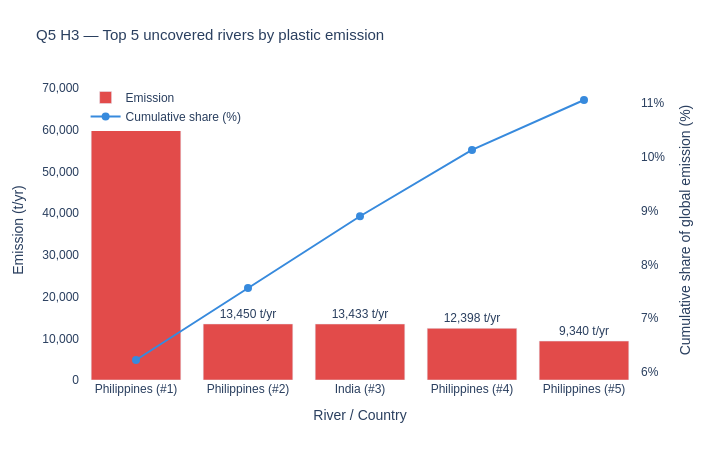
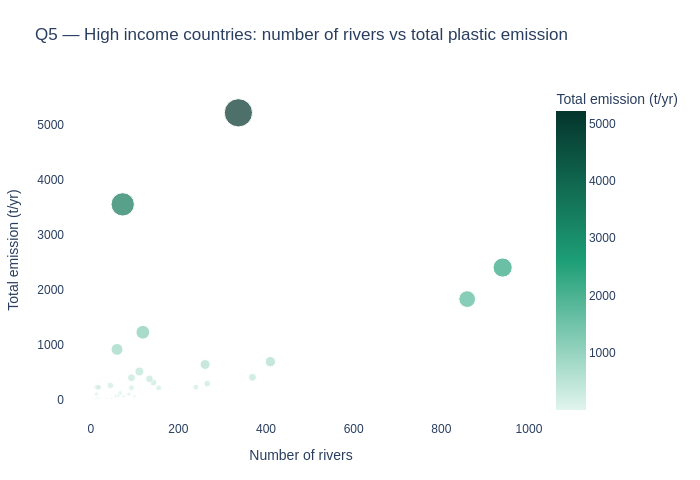

Notebook source saved alongside these figures, in order:
### Code cell
plot_interceptor_map(rivers, interceptors_df).show()
plot_cluster_map(rivers).show()
plot_top5_uncovered(top5, rivers).show()
plot_high_income_bubble(rivers).show()

### Figure 1 — Plotly figure (JSON) as saved in the notebook; plotly's stock layout.template omitted (floating-point values rounded to 4 significant figures)
{"data": [{"marker": {"color": "#E24B4A"}, "name": "Emission", "text": ["62,592 t/yr", "13,450 t/yr", "13,433 t/yr", "12,398 t/yr", "9,340 t/yr"], "textposition": "outside", "type": "bar", "x": ["Philippines (#1)", "Philippines (#2)", "India (#3)", "Philippines (#4)", "Philippines (#5)"], "y": [62590.0, 13450.0, 13430.0, 12400.0, 9340.0]}, {"line": {"color": "#378ADD", "width": 2}, "marker": {"size": 8}, "mode": "lines+markers", "name": "Cumulative share (%)", "type": "scatter", "x": ["Philippines (#1)", "Philippines (#2)", "India (#3)", "Philippines (#4)", "Philippines (#5)"], "y": [6.222, 7.559, 8.894, 10.13, 11.06], "yaxis": "y2"}], "layout": {"font": {"family": "sans-serif", "size": 12}, "height": 460, "legend": {"x": 0.01, "y": 0.99}, "margin": {"b": 80, "l": 80, "r": 80, "t": 80}, "paper_bgcolor": "white", "plot_bgcolor": "white", "title": {"font": {"size": 15}, "text": "Q5 H3 — Top 5 uncovered rivers by plastic emission"}, "width": 720, "xaxis": {"title": {"text": "River / Country"}}, "yaxis": {"range": [0, 71980.0], "tickformat": ",", "title": {"text": "Emission (t/yr)"}}, "yaxis2": {"overlaying": "y", "side": "right", "ticksuffix": "%", "title": {"text": "Cumulative share of global emission (%)"}}}}

### Figure 2 — Plotly figure (JSON) as saved in the notebook; plotly's stock layout.template omitted (floating-point values rounded to 4 significant figures)
{"data": [{"hovertemplate": "<b>%{hovertext}</b><br><br>Number of rivers=%{x}<br>Total emission (t/yr)=%{marker.color}<extra></extra>", "hovertext": ["Australia", "Bahamas", "Barbados", "Belgium", "Brunei", "Bulgaria", "Canada", "Chile", "Costa Rica", "Croatia", "Cyprus", "Denmark", "Estonia", "France", "Germany", "Greece", "Guyana", "Hong Kong", "Ireland", "Israel", "Italy", "Japan", "Kuwait", "Latvia", "Lithuania", "Netherlands", "New Zealand", "Oman", "Palau", "Panama", "Poland", "Portugal", "Puerto Rico", "Romania", "Russia", "Saudi Arabia", "Singapore", "South Korea", "Spain", "Sweden", "Taiwan", "Trinidad and Tobago", "United Arab Emirates", "United Kingdom", "United States", "Uruguay"], "legendgroup": "", "marker": {"color": [30.98, 20.41, 44.85, 31.74, 111.1, 2.899, 235.4, 318.0, 405.5, 224.1, 1.495, 4.878, 7.036, 297.7, 130.4, 85.36, 1232.0, 233.9, 107.5, 32.36, 413.1, 1835.0, 4.079, 8.677, 7.292, 266.4, 68.3, 1.323, 7.055, 5221.0, 28.29, 70.58, 70.62, 10.63, 646.4, 3.471, 234.0, 386.6, 222.0, 35.67, 519.1, 3557.0, 14.02, 698.2, 2408.0, 920.5], "coloraxis": "coloraxis", "size": [30.98, 20.41, 44.85, 31.74, 111.1, 2.899, 235.4, 318.0, 405.5, 224.1, 1.495, 4.878, 7.036, 297.7, 130.4, 85.36, 1232.0, 233.9, 107.5, 32.36, 413.1, 1835.0, 4.079, 8.677, 7.292, 266.4, 68.3, 1.323, 7.055, 5221.0, 28.29, 70.58, 70.62, 10.63, 646.4, 3.471, 234.0, 386.6, 222.0, 35.67, 519.1, 3557.0, 14.02, 698.2, 2408.0, 920.5], "sizemode": "area", "sizeref": 13.05, "symbol": "circle"}, "mode": "markers", "name": "", "orientation": "v", "showlegend": false, "type": "scatter", "x": [38, 6, 14, 10, 13, 6, 240, 143, 93, 93, 4, 22, 16, 266, 67, 63, 119, 14, 87, 16, 369, 859, 2, 9, 6, 45, 100, 5, 12, 337, 21, 75, 57, 10, 261, 10, 18, 134, 155, 48, 111, 73, 8, 410, 940, 60], "xaxis": "x", "y": [30.98, 20.41, 44.85, 31.74, 111.1, 2.899, 235.4, 318.0, 405.5, 224.1, 1.495, 4.878, 7.036, 297.7, 130.4, 85.36, 1232.0, 233.9, 107.5, 32.36, 413.1, 1835.0, 4.079, 8.677, 7.292, 266.4, 68.3, 1.323, 7.055, 5221.0, 28.29, 70.58, 70.62, 10.63, 646.4, 3.471, 234.0, 386.6, 222.0, 35.67, 519.1, 3557.0, 14.02, 698.2, 2408.0, 920.5], "yaxis": "y"}], "layout": {"coloraxis": {"colorbar": {"title": {"text": "Total emission (t/yr)"}}, "colorscale": [[0, "#E1F5EE"], [0.5, "#1D9E75"], [1, "#04342C"]]}, "font": {"family": "sans-serif", "size": 12}, "height": 480, "legend": {"itemsizing": "constant", "tracegroupgap": 0}, "margin": {"b": 60, "l": 60, "r": 40, "t": 80}, "paper_bgcolor": "white", "plot_bgcolor": "white", "title": {"text": "Q5 — High income countries: number of rivers vs total plastic emission"}, "width": 700, "xaxis": {"anchor": "y", "domain": [0, 1], "title": {"text": "Number of rivers"}}, "yaxis": {"anchor": "x", "domain": [0, 1], "title": {"text": "Total emission (t/yr)"}}}}
